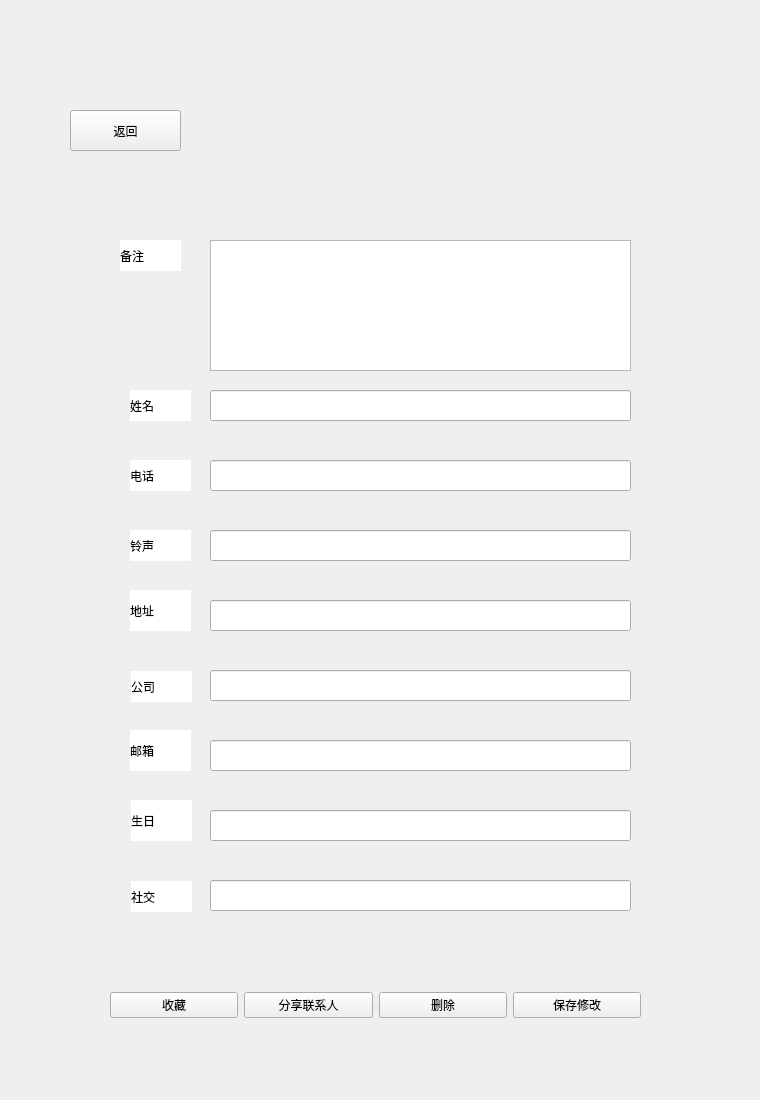
<?xml version="1.0" encoding="UTF-8"?>
<ui version="4.0">
 <class>Detailpage</class>
 <widget class="QMainWindow" name="Detailpage">
  <property name="geometry">
   <rect>
    <x>0</x>
    <y>0</y>
    <width>760</width>
    <height>1100</height>
   </rect>
  </property>
  <property name="minimumSize">
   <size>
    <width>760</width>
    <height>1100</height>
   </size>
  </property>
  <property name="maximumSize">
   <size>
    <width>760</width>
    <height>1100</height>
   </size>
  </property>
  <property name="windowTitle">
   <string>详情页</string>
  </property>
  <widget class="QWidget" name="centralwidget">
   <widget class="QPushButton" name="pushButton">
    <property name="geometry">
     <rect>
      <x>70</x>
      <y>110</y>
      <width>111</width>
      <height>41</height>
     </rect>
    </property>
    <property name="text">
     <string>返回</string>
    </property>
   </widget>
   <widget class="QWidget" name="widget_7" native="true">
    <property name="geometry">
     <rect>
      <x>110</x>
      <y>240</y>
      <width>601</width>
      <height>751</height>
     </rect>
    </property>
    <property name="styleSheet">
     <string notr="true"/>
    </property>
    <widget class="QWidget" name="widget" native="true">
     <property name="geometry">
      <rect>
       <x>0</x>
       <y>210</y>
       <width>601</width>
       <height>61</height>
      </rect>
     </property>
     <widget class="QLineEdit" name="lineEdit_number">
      <property name="geometry">
       <rect>
        <x>100</x>
        <y>10</y>
        <width>421</width>
        <height>31</height>
       </rect>
      </property>
      <property name="text">
       <string/>
      </property>
     </widget>
     <widget class="QLabel" name="label">
      <property name="geometry">
       <rect>
        <x>20</x>
        <y>10</y>
        <width>61</width>
        <height>31</height>
       </rect>
      </property>
      <property name="styleSheet">
       <string notr="true">background-image: url(:/white.png);
background-color: rgb(255, 255, 255);</string>
      </property>
      <property name="text">
       <string>电话</string>
      </property>
     </widget>
    </widget>
    <widget class="QWidget" name="widget_2" native="true">
     <property name="geometry">
      <rect>
       <x>0</x>
       <y>280</y>
       <width>541</width>
       <height>51</height>
      </rect>
     </property>
     <widget class="QLabel" name="label_2">
      <property name="geometry">
       <rect>
        <x>20</x>
        <y>10</y>
        <width>61</width>
        <height>31</height>
       </rect>
      </property>
      <property name="styleSheet">
       <string notr="true">background-image: url(:/white.png);
background-color: rgb(255, 255, 255);</string>
      </property>
      <property name="text">
       <string>铃声</string>
      </property>
     </widget>
     <widget class="QLineEdit" name="lineEdit_music">
      <property name="geometry">
       <rect>
        <x>100</x>
        <y>10</y>
        <width>421</width>
        <height>31</height>
       </rect>
      </property>
     </widget>
    </widget>
    <widget class="QWidget" name="widget_3" native="true">
     <property name="geometry">
      <rect>
       <x>0</x>
       <y>350</y>
       <width>531</width>
       <height>51</height>
      </rect>
     </property>
     <widget class="QLineEdit" name="lineEdit_address">
      <property name="geometry">
       <rect>
        <x>100</x>
        <y>10</y>
        <width>421</width>
        <height>31</height>
       </rect>
      </property>
     </widget>
     <widget class="QLabel" name="label_3">
      <property name="geometry">
       <rect>
        <x>20</x>
        <y>0</y>
        <width>61</width>
        <height>41</height>
       </rect>
      </property>
      <property name="styleSheet">
       <string notr="true">background-image: url(:/white.png);
background-color: rgb(255, 255, 255);</string>
      </property>
      <property name="text">
       <string>地址</string>
      </property>
     </widget>
    </widget>
    <widget class="QWidget" name="widget_4" native="true">
     <property name="geometry">
      <rect>
       <x>10</x>
       <y>420</y>
       <width>541</width>
       <height>51</height>
      </rect>
     </property>
     <widget class="QLineEdit" name="lineEdit_company">
      <property name="geometry">
       <rect>
        <x>90</x>
        <y>10</y>
        <width>421</width>
        <height>31</height>
       </rect>
      </property>
     </widget>
     <widget class="QLabel" name="label_4">
      <property name="geometry">
       <rect>
        <x>11</x>
        <y>11</y>
        <width>61</width>
        <height>31</height>
       </rect>
      </property>
      <property name="styleSheet">
       <string notr="true">background-image: url(:/white.png);
background-color: rgb(255, 255, 255);</string>
      </property>
      <property name="text">
       <string>公司</string>
      </property>
     </widget>
    </widget>
    <widget class="QWidget" name="widget_8" native="true">
     <property name="geometry">
      <rect>
       <x>0</x>
       <y>140</y>
       <width>601</width>
       <height>61</height>
      </rect>
     </property>
     <widget class="QLineEdit" name="lineEdit_name">
      <property name="geometry">
       <rect>
        <x>100</x>
        <y>10</y>
        <width>421</width>
        <height>31</height>
       </rect>
      </property>
     </widget>
     <widget class="QLabel" name="label_6">
      <property name="geometry">
       <rect>
        <x>20</x>
        <y>10</y>
        <width>61</width>
        <height>31</height>
       </rect>
      </property>
      <property name="styleSheet">
       <string notr="true">background-image: url(:/white.png);
background-color: rgb(255, 255, 255);</string>
      </property>
      <property name="text">
       <string>姓名</string>
      </property>
     </widget>
    </widget>
    <widget class="QWidget" name="widget_9" native="true">
     <property name="geometry">
      <rect>
       <x>0</x>
       <y>490</y>
       <width>531</width>
       <height>51</height>
      </rect>
     </property>
     <widget class="QLineEdit" name="lineEdit_email">
      <property name="geometry">
       <rect>
        <x>100</x>
        <y>10</y>
        <width>421</width>
        <height>31</height>
       </rect>
      </property>
     </widget>
     <widget class="QLabel" name="label_7">
      <property name="geometry">
       <rect>
        <x>20</x>
        <y>0</y>
        <width>61</width>
        <height>41</height>
       </rect>
      </property>
      <property name="styleSheet">
       <string notr="true">background-image: url(:/white.png);
background-color: rgb(255, 255, 255);</string>
      </property>
      <property name="text">
       <string>邮箱</string>
      </property>
     </widget>
    </widget>
    <widget class="QWidget" name="widget_10" native="true">
     <property name="geometry">
      <rect>
       <x>10</x>
       <y>560</y>
       <width>521</width>
       <height>47</height>
      </rect>
     </property>
     <widget class="QLineEdit" name="lineEdit_birth">
      <property name="geometry">
       <rect>
        <x>90</x>
        <y>10</y>
        <width>421</width>
        <height>31</height>
       </rect>
      </property>
     </widget>
     <widget class="QLabel" name="label_8">
      <property name="geometry">
       <rect>
        <x>11</x>
        <y>0</y>
        <width>61</width>
        <height>41</height>
       </rect>
      </property>
      <property name="styleSheet">
       <string notr="true">background-image: url(:/white.png);
background-color: rgb(255, 255, 255);</string>
      </property>
      <property name="text">
       <string>生日</string>
      </property>
     </widget>
    </widget>
    <widget class="QWidget" name="widget_11" native="true">
     <property name="geometry">
      <rect>
       <x>10</x>
       <y>630</y>
       <width>521</width>
       <height>47</height>
      </rect>
     </property>
     <widget class="QLineEdit" name="lineEdit_social">
      <property name="geometry">
       <rect>
        <x>90</x>
        <y>10</y>
        <width>421</width>
        <height>31</height>
       </rect>
      </property>
     </widget>
     <widget class="QLabel" name="label_9">
      <property name="geometry">
       <rect>
        <x>11</x>
        <y>11</y>
        <width>61</width>
        <height>31</height>
       </rect>
      </property>
      <property name="styleSheet">
       <string notr="true">background-image: url(:/white.png);
background-color: rgb(255, 255, 255);</string>
      </property>
      <property name="text">
       <string>社交</string>
      </property>
     </widget>
    </widget>
    <widget class="QWidget" name="widget_12" native="true">
     <property name="geometry">
      <rect>
       <x>10</x>
       <y>-10</y>
       <width>511</width>
       <height>151</height>
      </rect>
     </property>
     <widget class="QLabel" name="label_10">
      <property name="geometry">
       <rect>
        <x>0</x>
        <y>10</y>
        <width>61</width>
        <height>31</height>
       </rect>
      </property>
      <property name="styleSheet">
       <string notr="true">background-image: url(:/white.png);
background-color: rgb(255, 255, 255);</string>
      </property>
      <property name="text">
       <string>备注</string>
      </property>
     </widget>
     <widget class="QTextEdit" name="textEdit">
      <property name="geometry">
       <rect>
        <x>90</x>
        <y>10</y>
        <width>421</width>
        <height>131</height>
       </rect>
      </property>
     </widget>
    </widget>
   </widget>
   <widget class="QWidget" name="widget_6" native="true">
    <property name="geometry">
     <rect>
      <x>110</x>
      <y>950</y>
      <width>531</width>
      <height>111</height>
     </rect>
    </property>
    <layout class="QHBoxLayout" name="horizontalLayout_6">
     <item>
      <widget class="QPushButton" name="pushButton_3">
       <property name="text">
        <string>收藏</string>
       </property>
      </widget>
     </item>
     <item>
      <widget class="QPushButton" name="pushButton_2">
       <property name="text">
        <string>分享联系人</string>
       </property>
      </widget>
     </item>
     <item>
      <widget class="QPushButton" name="pushButton_4">
       <property name="text">
        <string>删除</string>
       </property>
      </widget>
     </item>
     <item>
      <widget class="QPushButton" name="pushButton_6">
       <property name="text">
        <string>保存修改</string>
       </property>
      </widget>
     </item>
    </layout>
   </widget>
   <widget class="QFrame" name="frame">
    <property name="geometry">
     <rect>
      <x>-1</x>
      <y>-11</y>
      <width>1051</width>
      <height>1291</height>
     </rect>
    </property>
    <property name="styleSheet">
     <string notr="true">border-image: url(:/bg5.png);</string>
    </property>
    <property name="frameShape">
     <enum>QFrame::StyledPanel</enum>
    </property>
    <property name="frameShadow">
     <enum>QFrame::Raised</enum>
    </property>
   </widget>
   <zorder>frame</zorder>
   <zorder>pushButton</zorder>
   <zorder>widget_7</zorder>
   <zorder>widget_6</zorder>
  </widget>
 </widget>
 <resources/>
 <connections/>
</ui>
